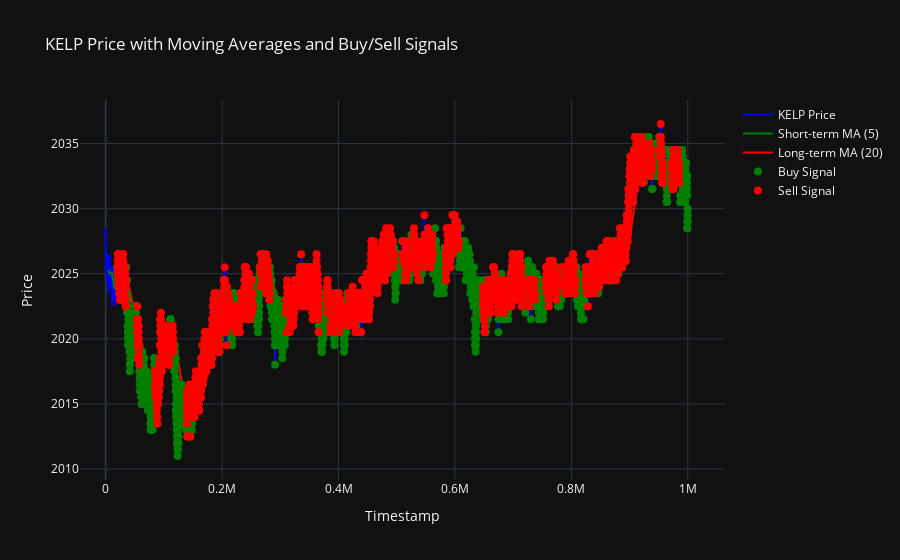

Here is the notebook cell this chart was saved with:
### Code cell
kelp_df['short_ma'] = kelp_df['mid_price'].rolling(window=short_window).mean()
kelp_df['long_ma'] = kelp_df['mid_price'].rolling(window=long_window).mean()

# Define Buy and Sell signals
kelp_df['buy_signal'] = np.where(kelp_df['short_ma'] < kelp_df['long_ma'], 1, 0)
kelp_df['sell_signal'] = np.where(kelp_df['short_ma'] > kelp_df['long_ma'], 1, 0)

# Create the plotly figure
fig = go.Figure()

# Add the KELP Price line
fig.add_trace(go.Scatter(x=kelp_df['timestamp'], y=kelp_df['mid_price'], mode='lines', name='KELP Price', line=dict(color='blue')))

# Add short-term moving average
fig.add_trace(go.Scatter(x=kelp_df['timestamp'], y=kelp_df['short_ma'], mode='lines', name='Short-term MA (5)', line=dict(color='green')))

# Add long-term moving average
fig.add_trace(go.Scatter(x=kelp_df['timestamp'], y=kelp_df['long_ma'], mode='lines', name='Long-term MA (20)', line=dict(color='red')))

# Add buy signals (green dots)
fig.add_trace(go.Scatter(x=kelp_df['timestamp'][kelp_df['buy_signal'] == 1], 
                         y=kelp_df['mid_price'][kelp_df['buy_signal'] == 1], 
                         mode='markers', 
                         name='Buy Signal', 
                         marker=dict(color='green', size=8)))

# Add sell signals (red dots)
fig.add_trace(go.Scatter(x=kelp_df['timestamp'][kelp_df['sell_signal'] == 1], 
                         y=kelp_df['mid_price'][kelp_df['sell_signal'] == 1], 
                         mode='markers', 
                         name='Sell Signal', 
                         marker=dict(color='red', size=8)))

# Update layout for better appearance
fig.update_layout(title='KELP Price with Moving Averages and Buy/Sell Signals',
                  xaxis_title='Timestamp',
                  yaxis_title='Price',
                  template='plotly_dark',  # Optional: for dark background
                  hovermode='x unified')  # Show all info on hover

# Show the interactive plot
fig.show()

### Figure 1 — Plotly figure (JSON) as saved in the notebook; plotly's stock layout.template omitted (floating-point values rounded to 4 significant figures; data arrays with more than 128 entries replaced by an {"elided": "..."} marker saying what was removed)
{"data": [{"line": {"color": "blue"}, "mode": "lines", "name": "KELP Price", "type": "scatter", "x": {"elided": "10000 int values"}, "y": {"elided": "10000 float values"}}, {"line": {"color": "green"}, "mode": "lines", "name": "Short-term MA (5)", "type": "scatter", "x": {"elided": "10000 int values"}, "y": {"elided": "10000 float values"}}, {"line": {"color": "red"}, "mode": "lines", "name": "Long-term MA (20)", "type": "scatter", "x": {"elided": "10000 int values"}, "y": {"elided": "10000 float values"}}, {"marker": {"color": "green", "size": 8}, "mode": "markers", "name": "Buy Signal", "type": "scatter", "x": {"elided": "4328 int values"}, "y": {"elided": "4328 float values"}}, {"marker": {"color": "red", "size": 8}, "mode": "markers", "name": "Sell Signal", "type": "scatter", "x": {"elided": "5465 int values"}, "y": {"elided": "5465 float values"}}], "layout": {"hovermode": "x unified", "title": {"text": "KELP Price with Moving Averages and Buy/Sell Signals"}, "xaxis": {"title": {"text": "Timestamp"}}, "yaxis": {"title": {"text": "Price"}}}}
